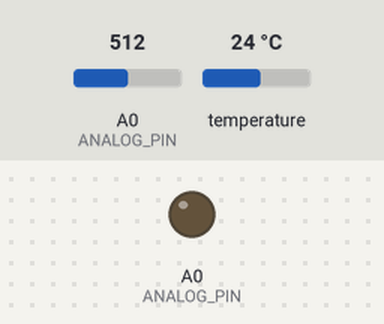
Recording of a sketch running on a simulated Arduino Uno, built with avr-gcc and run on an emulated ATmega328P. Shown: output pins drawn as LEDs (lit = HIGH). Inputs (shaded band) come from the test bench; at power-on: A0 (ANALOG_PIN) = 512, temperature 24 °C. Pins used as bus, display or sensor lines are not drawn; what the sketch prints to the serial monitor is not drawn.

Above: at 1.4 s.
At 7.86 s:
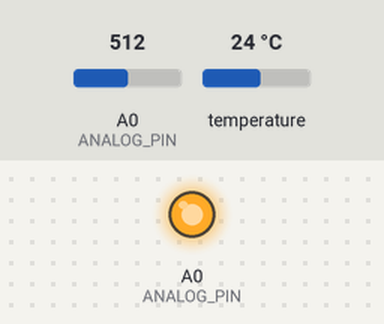
Timing chart, 0 to 8.2 s (numbered marks = the images above):
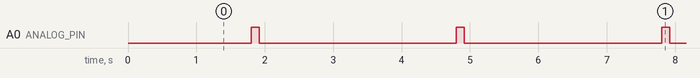

Measured:
- by itself, A0 (ANALOG_PIN): alternates HIGH for 0.12 s and LOW for 2.9 s

The sketch:

ESP12E_3Sensors_WaterQuality.ino
```cpp
/*
 * =====================================================================
 * ESP-12E / NodeMCU - 3-Sensor AI Water Quality Telemetry Firmware
 * =====================================================================
 * Sensors:
 * 1. DS18B20 Waterproof Digital Temperature Probe (D2 / GPIO 4)
 * 2. Analog TDS Sensor (VCC on D5, Signal on A0)
 * 3. Analog Turbidity Sensor (VCC on D6, Signal on A0)
 *
 * Multiplexing via Breadboard:
 * Since ESP8266 NodeMCU has only one analog pin (A0), we power the
 * TDS sensor via D5 and Turbidity sensor via D6 alternately.
 * When D5 is HIGH, A0 reads TDS.
 * When D6 is HIGH, A0 reads Turbidity.
 *
 * Breadboard Wiring Diagram:
 * -------------------------------------------------------------
 * ESP-12E Pin        Breadboard Rail / Component
 * -------------------------------------------------------------
 * 3V3 (3.3V)    ---> Breadboard Positive Power Rail (+)
 * GND           ---> Breadboard Ground Rail (-)
 *
 * [1] DS18B20 Temperature Sensor:
 *     - RED Wire (VCC)    ---> Breadboard (+) 3.3V
 *     - BLACK Wire (GND)  ---> Breadboard (-) GND
 *     - YELLOW Wire (DATA)---> NodeMCU D2 (GPIO 4)
 *     - Resistor (4.7kΩ)  ---> Placed between YELLOW and RED
 *
 * [2] Analog TDS Sensor Module:
 *     - VCC               ---> NodeMCU D5 (GPIO 14)
 *     - GND               ---> Breadboard (-) GND
 *     - Signal (AOUT)     ---> NodeMCU A0
 *
 * [3] Turbidity Sensor Module:
 *     - VCC               ---> NodeMCU D6 (GPIO 12)
 *     - GND               ---> Breadboard (-) GND
 *     - Signal (AOUT)     ---> NodeMCU A0
 * -------------------------------------------------------------
 * Serial Telemetry Packet Format (115200 baud):
 * TEMP:<celsius>,TDS:<ppm>,TURB:<ntu>,WATER:<1/0>
 * =====================================================================
 */

#include <OneWire.h>
#include <DallasTemperature.h>

// Pin Definitions
#ifndef D2
  #define D2 4
#endif
#ifndef D5
  #define D5 14
#endif
#ifndef D6
  #define D6 12
#endif

#define ONE_WIRE_BUS     D2   // DS18B20 Data Line
#define TDS_POWER_PIN    D5   // Powers TDS sensor during reading
#define TURB_POWER_PIN   D6   // Powers Turbidity sensor during reading
#define ANALOG_PIN       A0   // Shared ADC pin

OneWire oneWire(ONE_WIRE_BUS);
DallasTemperature sensors(&oneWire);

// Filter buffer for stable analog readings
#define SAMPLE_COUNT 15

int getMedianSample() {
  int samples[SAMPLE_COUNT];
  for (int i = 0; i < SAMPLE_COUNT; i++) {
    samples[i] = analogRead(ANALOG_PIN);
    delay(5);
  }
  // Simple bubble sort for median
  for (int i = 0; i < SAMPLE_COUNT - 1; i++) {
    for (int j = i + 1; j < SAMPLE_COUNT; j++) {
      if (samples[i] > samples[j]) {
        int temp = samples[i];
        samples[i] = samples[j];
        samples[j] = temp;
      }
    }
  }
  return samples[SAMPLE_COUNT / 2];
}

void setup() {
  Serial.begin(115200);

  pinMode(ONE_WIRE_BUS, INPUT_PULLUP);
  pinMode(TDS_POWER_PIN, OUTPUT);
  pinMode(TURB_POWER_PIN, OUTPUT);

  // Keep both analog sensors unpowered initially
  digitalWrite(TDS_POWER_PIN, LOW);
  digitalWrite(TURB_POWER_PIN, LOW);

  delay(1000);

  Serial.println("\n=======================================================");
  Serial.println("  ESP-12E 3-SENSOR AI WATER QUALITY STATION");
  Serial.println("  TDS + TURBIDITY + TEMPERATURE (DS18B20)");
  Serial.println("=======================================================");

  sensors.begin();
  int devCount = sensors.getDeviceCount();
  Serial.print("DS18B20 Probes Detected: ");
  Serial.println(devCount);
  if (devCount == 0) {
    Serial.println("⚠️ Notice: DS18B20 not yet detected on D2.");
    Serial.println("   Ensure Red->3V3, Black->GND, Yellow->D2 with 4.7k pullup.");
  } else {
    Serial.println("🟢 DS18B20 probe initialized successfully.");
  }
  Serial.println("🟢 Multiplexed ADC (A0) initialized for TDS (D5) & Turbidity (D6).");
  Serial.println("🚀 Telemetry streaming started at 115200 baud...\n");
}

void loop() {
  // ============================================================
  // 1. MEASURE WATER TEMPERATURE (DS18B20)
  // ============================================================
  sensors.requestTemperatures();
  float tempC = sensors.getTempCByIndex(0);
  bool tempValid = (tempC != DEVICE_DISCONNECTED_C && tempC >= -10.0 && tempC <= 85.0);
  float effectiveTemp = tempValid ? tempC : 25.0;

  // ============================================================
  // 2. MEASURE TDS SENSOR (POWERED VIA D5)
  // ============================================================
  digitalWrite(TURB_POWER_PIN, LOW);
  digitalWrite(TDS_POWER_PIN, HIGH);
  delay(40); // Allow sensor front-end amplifier to settle

  int rawTDS = getMedianSample();
  digitalWrite(TDS_POWER_PIN, LOW); // Turn off power to prevent electrolysis

  float voltageTDS = rawTDS * (3.3 / 1024.0);
  // Temperature compensation coefficient
  float compCoeff = 1.0 + 0.02 * (effectiveTemp - 25.0);
  float compVoltageTDS = voltageTDS / compCoeff;

  // Standard Gravity TDS curve
  float tdsPpm = (133.42 * pow(compVoltageTDS, 3) - 255.86 * pow(compVoltageTDS, 2) + 857.39 * compVoltageTDS) * 0.5;
  if (tdsPpm < 0.0 || rawTDS < 8) tdsPpm = 0.0;

  // ============================================================
  // 3. MEASURE TURBIDITY SENSOR (POWERED VIA D6)
  // ============================================================
  digitalWrite(TDS_POWER_PIN, LOW);
  digitalWrite(TURB_POWER_PIN, HIGH);
  delay(40); // Allow optical IR LED and phototransistor to stabilize

  int rawTurb = getMedianSample();
  digitalWrite(TURB_POWER_PIN, LOW); // Turn off power

  float voltageTurb = rawTurb * (3.3 / 1024.0);

  // Optical Turbidity Calculation:
  // In clear water, voltage is high (~2.5V - 3.2V) -> ~0 to 2 NTU
  // In turbid/cloudy water, scattered light reduces voltage -> higher NTU
  float turbNTU = 0.0;
  if (voltageTurb >= 2.6) {
    // Clear water regime
    turbNTU = max(0.5, (3.2 - voltageTurb) * 4.0);
  } else if (voltageTurb >= 1.2) {
    // Moderately to heavily turbid regime
    turbNTU = (2.6 - voltageTurb) * 25.0 + 3.0;
  } else {
    // Highly turbid / dark sample
    turbNTU = 40.0 + (1.2 - voltageTurb) * 50.0;
  }
  turbNTU = constrain(turbNTU, 0.5, 120.0);

  // ============================================================
  // 4. WATER CONTACT VERIFICATION
  // ============================================================
  int waterDetected = 1;
  // If TDS is 0 and temperature is ambient or disconnected
  if (rawTDS < 10 && rawTurb < 15 && (!tempValid || tempC > 45.0 || tempC < 5.0)) {
    waterDetected = 0;
  }

  // ============================================================
  // 5. STREAM TELEMETRY PACKET TO DASHBOARD
  // ============================================================
  Serial.print("TEMP:");
  if (tempValid) {
    Serial.print(tempC, 2);
  } else {
    Serial.print(effectiveTemp, 2);
  }
  Serial.print(",TDS:");
  Serial.print(tdsPpm, 1);
  Serial.print(",TURB:");
  Serial.print(turbNTU, 2);
  Serial.print(",WATER:");
  Serial.println(waterDetected);

  delay(2000);
}
```
